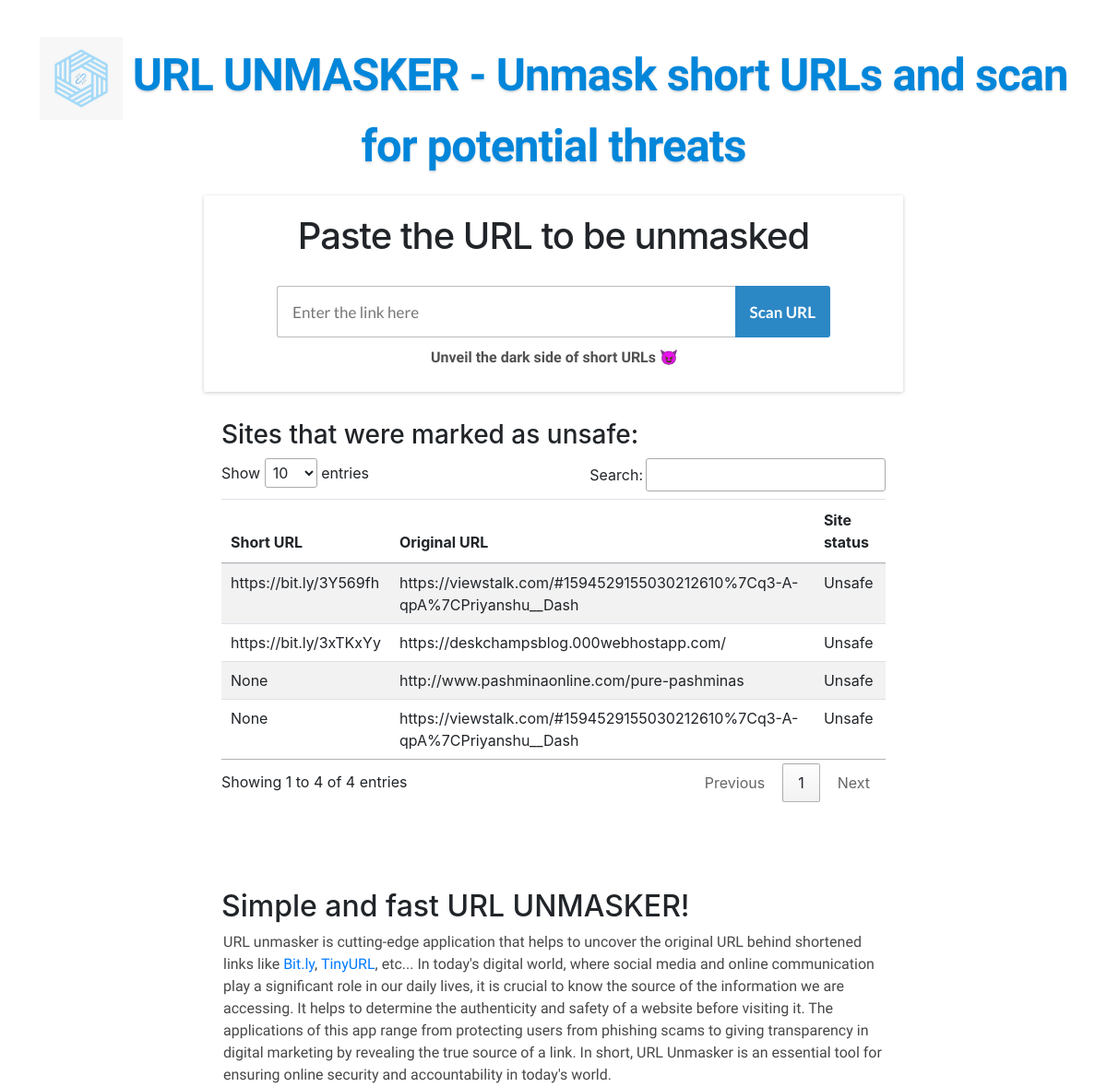
/ (upper part), run on an earlier commit of the app's database.
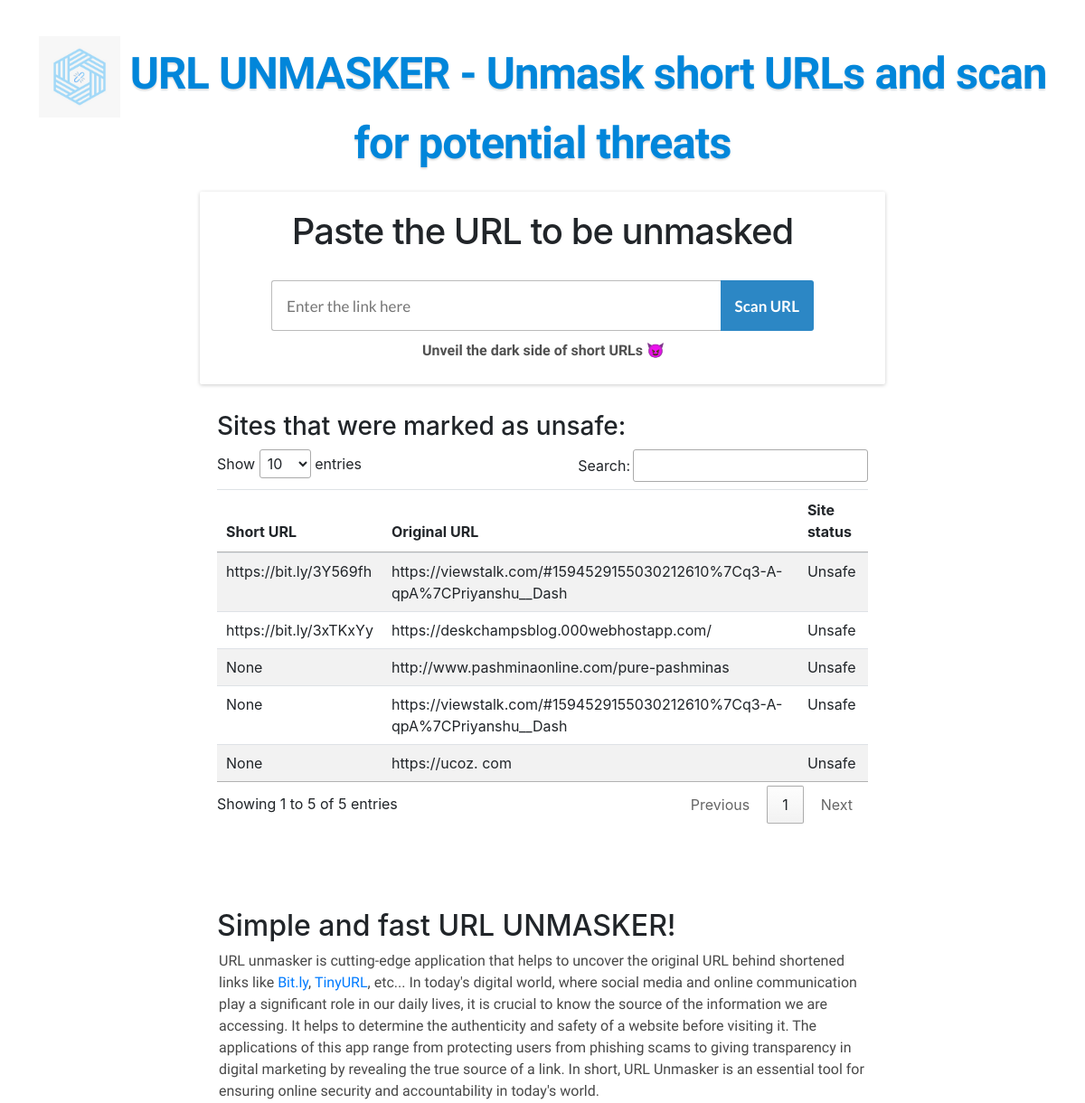
And on a later commit of the database.
### urlunmasker/models.py (models this page shows, shortened)
class UnsafeURL(models.Model):
    short_url = models.CharField(max_length=2000,blank=True, null=True)
    origianl_url = models.CharField(max_length=2000, blank=True, null=True)
    status = models.CharField(max_length=20, blank=True, null=True)

### urlunmasker/views.py (the view, shortened to what this page needs)
# urls.py: path('',views.home,name="home"),
@xframe_options_exempt
@csrf_exempt
def home(request):
    unsafe_data = UnsafeURL.objects.all()
    return render(request,"urlunmasker/home.html",{"unsafe_data":unsafe_data})

### templates/urlunmasker/home.html (shortened to what this page needs)
{% load static %}
<!DOCTYPE html>
<html lang="en-us">
<head>
    <link rel="stylesheet" type="text/css" href="https://cdn.datatables.net/1.12.1/css/jquery.dataTables.css">
    <link rel="stylesheet" href="https://cdn.datatables.net/1.10.25/css/jquery.dataTables.min.css">
    <link rel="stylesheet" href="https://cdn.datatables.net/buttons/1.7.1/css/buttons.dataTables.min.css">
</head>
<body>
    <header>
        <div id="logo"><a href="/" class="logo">
            <img src="{% static 'images/logo.jpeg' %}" width="90" height="90"/>
            URL UNMASKER - Unmask short URLs and scan for potential threats</a></div>
    </header>
    <main>
        <section id="urlbox">
            <h1>Paste the URL to be unmasked</h1>
            <form method="POST">
                <div id="formurl">
                    <input type="url" name="uname" placeholder="Enter the link here">
                    <div id="formbutton">
                        <input type="submit" value="Scan URL">
                    </div>
                </div>
            </form>
            <p class="boxtextcenter"><b>Unveil the dark side of short URLs 😈</b><br></p>
        </section>
        <link rel="stylesheet" href="https://cdn.jsdelivr.net/npm/bootstrap@4.0.0/dist/css/bootstrap.min.css">
        <section id="content">
    <h3>Sites that were marked as unsafe: </h3>
        <table class="table table-striped" id="srd">
            <thead>
              <tr>
                <th scope="col">Short URL</th>
                <th scope="col">Original URL</th>
                <th scope="col">Site status</th>
              </tr>
            </thead>
            <tbody>
                {% for i in unsafe_data %}
                <tr>
                    <td>{{ i.short_url }}</td>
                    <td>{{ i.origianl_url }}</td>
                    <td>{{ i.status }}</td>
                  </tr>
                {% endfor %}
            </tbody>
          </table>
        </section>
        <br>
        <section id="content">
            <h2>Simple and fast URL UNMASKER!</h2>
            <p>URL unmasker is cutting-edge application that helps to uncover the original URL behind shortened links like <a href="https://bitly.com/"
                    target="_blank">Bit.ly</a>, <a href="https://tinyurl.com/app" target="_blank">TinyURL</a>, etc... In today's digital world, where social media and online communication play a significant role in our daily lives, it is crucial to know the source of the information we are accessing.
                     It helps to determine the authenticity and safety of a website before visiting it.
                     The applications of this app range from protecting users from phishing scams to giving transparency in digital marketing by revealing the true source of a link.
                     In short, URL Unmasker is an essential tool for ensuring online security and accountability in today's world. </p>
                     <br>
        </section>
        <br>
    </main>
    <br><br><br><br><br>
</body>
</html>

What changed in the data, as far as the page shows it:
added UnsafeURL: short_url "None", origianl_url "https://ucoz. com", status "Unsafe"
Also different on the page:
text written by a page script: "Show entries Search: Showing 1 to 4 of 4 entries Previous 1 Next" → "Show entries Search: Showing 1 to 5 of 5 entries Previous 1 Next"
